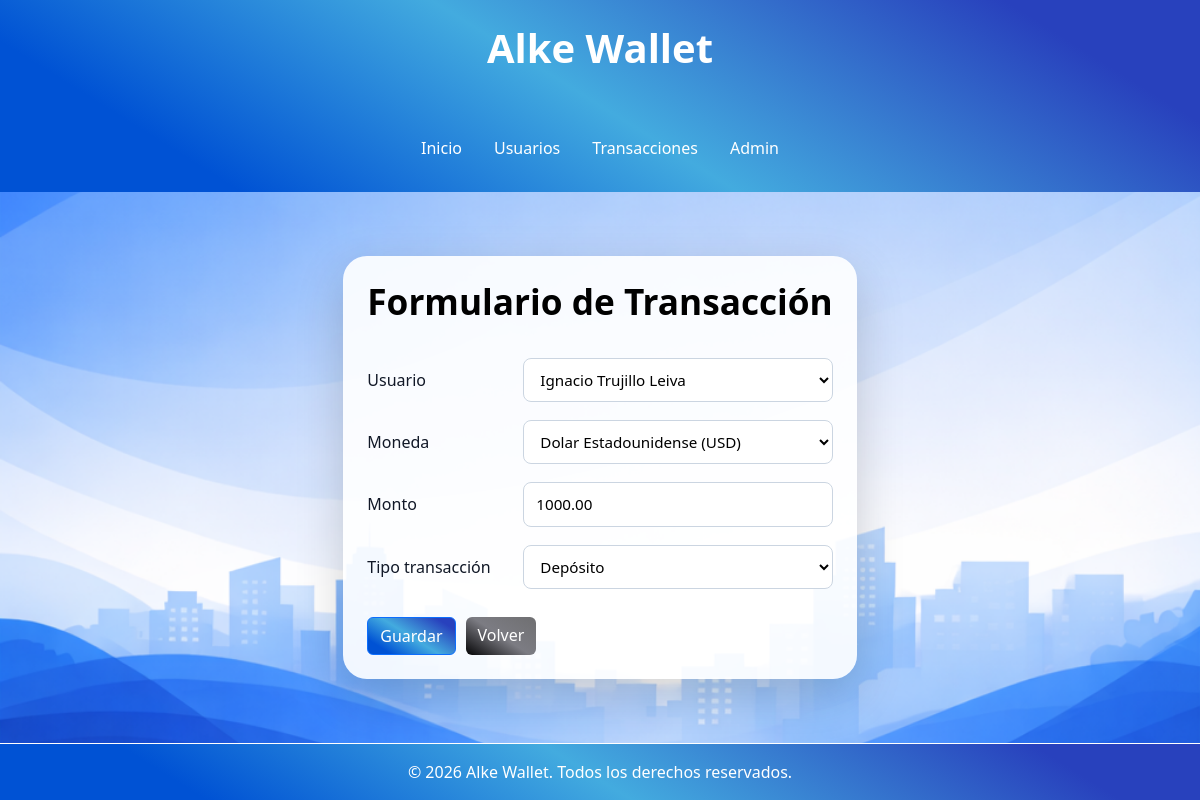
/transacciones/editar/8/, run on the app's committed database.
### wallet/models.py (models this page shows, shortened)
class Transaccion(models.Model):
    TIPO_TRANSACCION = [
        ('deposito', 'Depósito'),
        ('retiro', 'Retiro'),
        ('transferencia', 'Transferencia'),
    ]
    usuario = models.ForeignKey(Usuario, on_delete=models.CASCADE, related_name='transacciones')
    moneda = models.ForeignKey(Moneda, on_delete=models.CASCADE, related_name='transacciones')
    monto = models.DecimalField(max_digits=12, decimal_places=2)
    tipo_transaccion = models.CharField(max_length=20, choices=TIPO_TRANSACCION)
    fecha = models.DateTimeField(auto_now_add=True)

### wallet/views.py (the view)
# urls.py: path('transacciones/editar/<int:pk>/', TransaccionUpdateView.as_view(), name='transaccion_update'),
class TransaccionUpdateView(UpdateView):
    model = Transaccion
    fields = ['usuario', 'moneda', 'monto', 'tipo_transaccion']
    template_name = 'wallet/transaccion_form.html'
    success_url = reverse_lazy('transaccion_list')

### wallet/models.py (called while the page is built)
    def __str__(self):
        return self.nombre

    def __str__(self):
        return f"{self.nombre} ({self.simbolo})"

### wallet/templates/wallet/transaccion_form.html (shortened to what this page needs)
{% extends 'wallet/base.html' %}
{% block content %}
<div class="transactions-container">
    <div class="card card-base form-card shadow-lg p-4">
        <h2 class="title">Formulario de Transacción</h2>
        <form method="post" class="custom-form">
            <div class="form-group-custom">
                <label for="{{ form.usuario.id_for_label }}">Usuario</label>
                {{ form.usuario }}
            </div>
            <div class="form-group-custom">
                <label for="{{ form.moneda.id_for_label }}">Moneda</label>
                {{ form.moneda }}
            </div>
            <div class="form-group-custom">
                <label for="{{ form.monto.id_for_label }}">Monto</label>
                {{ form.monto }}
            </div>
            <div class="form-group-custom">
                <label for="{{ form.tipo_transaccion.id_for_label }}">Tipo transacción</label>
                {{ form.tipo_transaccion }}
            </div>
            <div class="form-actions">
                <button type="submit" class="btn btn-primary">
                    Guardar
                </button>
                <a href="{% url 'transaccion_list' %}" class="btn btn-secondary">
                    Volver
                </a>
            </div>
        </form>
    </div>
</div>
{% endblock %}

### wallet/static/wallet/css/style.css (style rules this page uses)
:root { --color-primario: #0052D4; --color-secundario: #43abdf; --color-opcional: #2841bd; }
h2 { color: black; text-align: center; font-size: 2.2rem; font-weight: 700; margin-bottom: 25px; }
.background-app { background: url('../img/fondo.jpg') no-repeat center center; background-size: cover; background-position: center; background-attachment: fixed; height: 100vh; margin: 0; }
.card-base { width: 100%; border-radius: 20px; border: none; background: rgba(255, 255, 255, 0.9); }
.form-card { max-width: 640px; width: 100%; margin: 0 auto; border-radius: 24px; }
.custom-form { margin-top: 10px; }
.form-group-custom { display: flex; align-items: center; gap: 16px; margin-bottom: 18px; }
.form-group-custom label { width: 140px; font-weight: 500; color: #111827; margin: 0; }
.form-group-custom input, .form-group-custom select, .form-group-custom textarea { flex: 1; padding: 10px 12px; border: 1px solid #cbd5e1; border-radius: 8px; font-size: 0.95rem; background-color: #ffffff; }
.form-actions { display: flex; gap: 10px; margin-top: 28px; }
.btn-secondary { background: #6b7280; color: white; border: none; }
.btn-primary { background: linear-gradient(32deg, #0052D4 16%, #43abdf 49%, #2841bd 87%); }
.btn-secondary { background: linear-gradient(33deg, #040406 0%, #7c7c83 50%, #6f6f71 100%); }

### data on the page
Transaccion: usuario "Ignacio Trujillo Leiva", moneda "Dolar Estadounidense (USD)", monto "1000.00", tipo_transaccion "Depósito"
